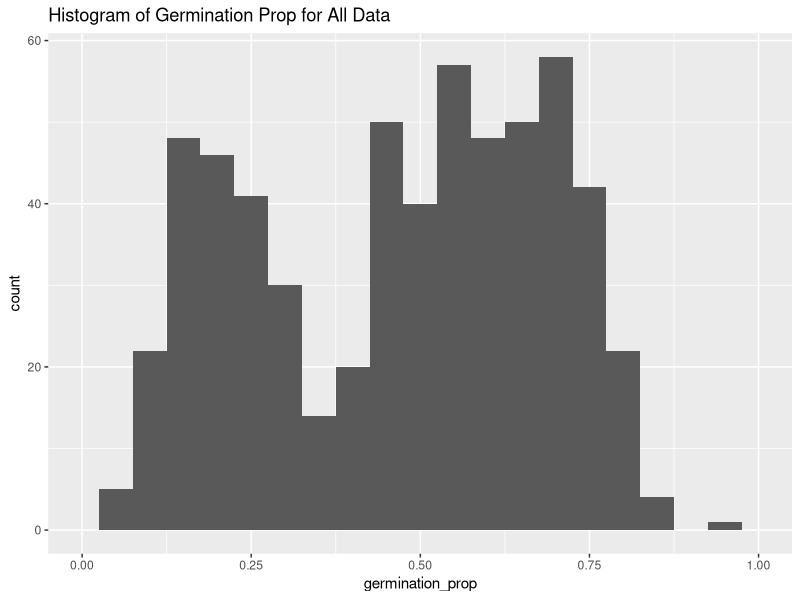
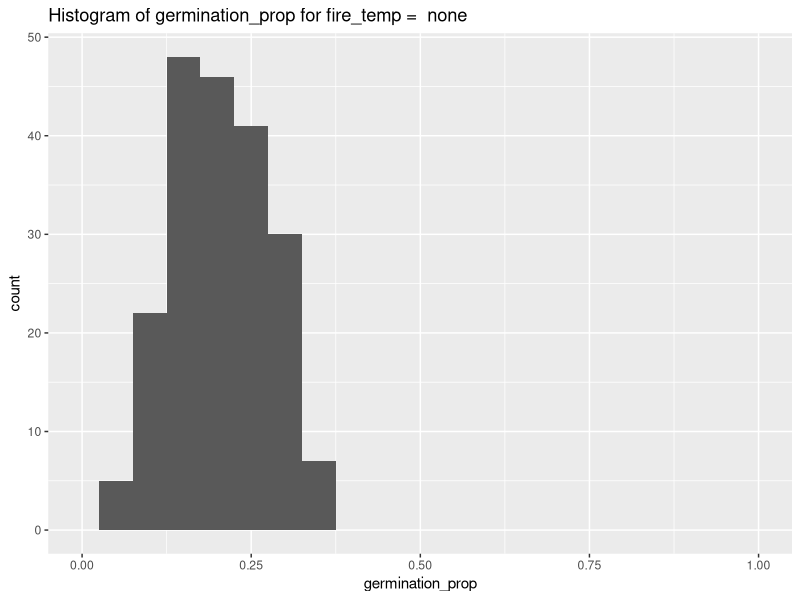
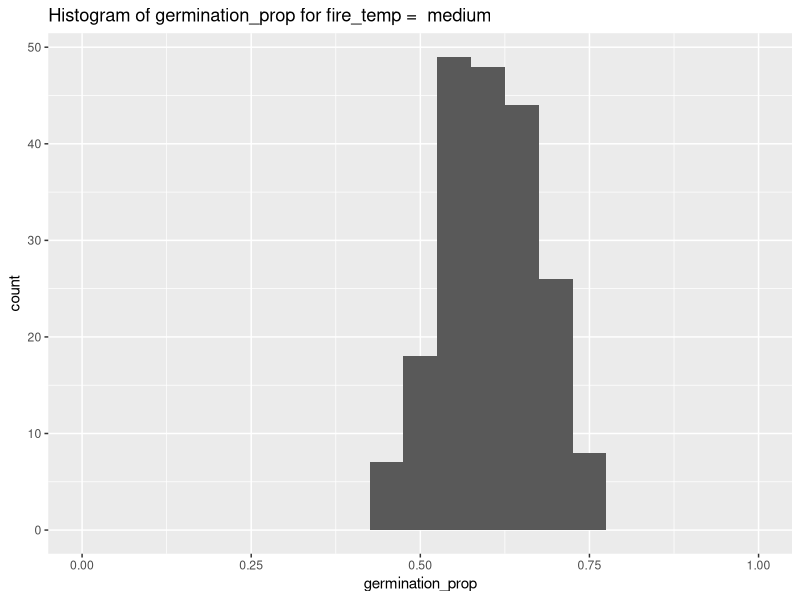
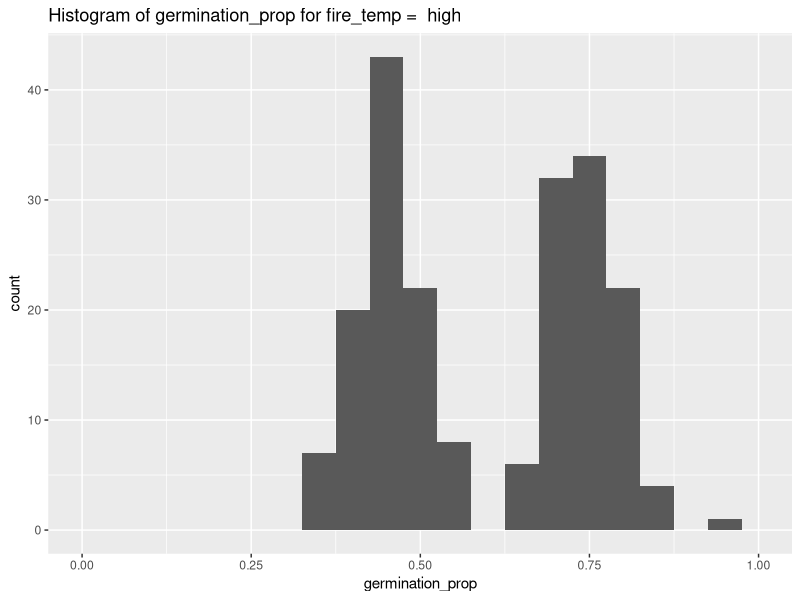
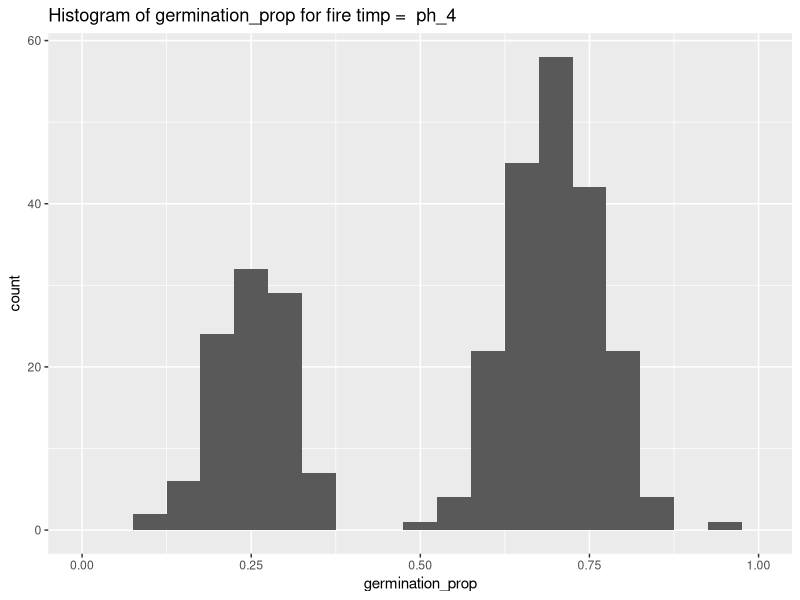
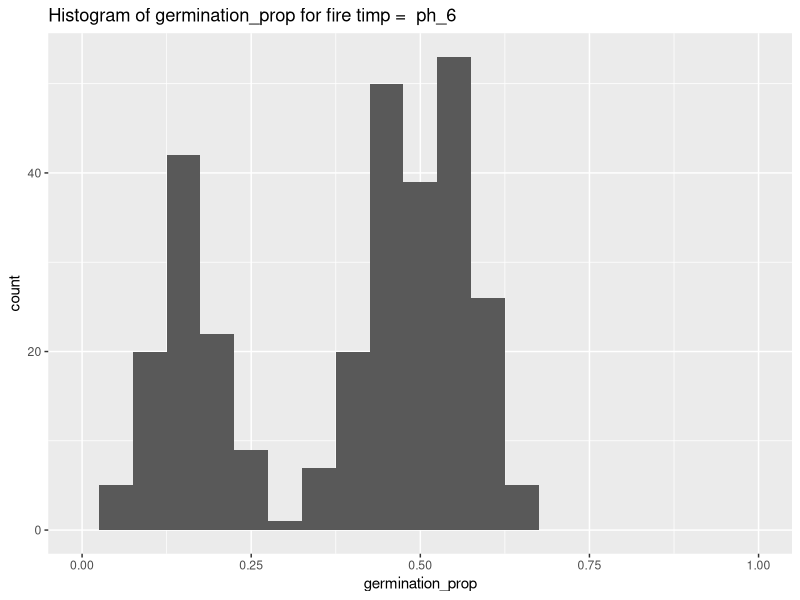
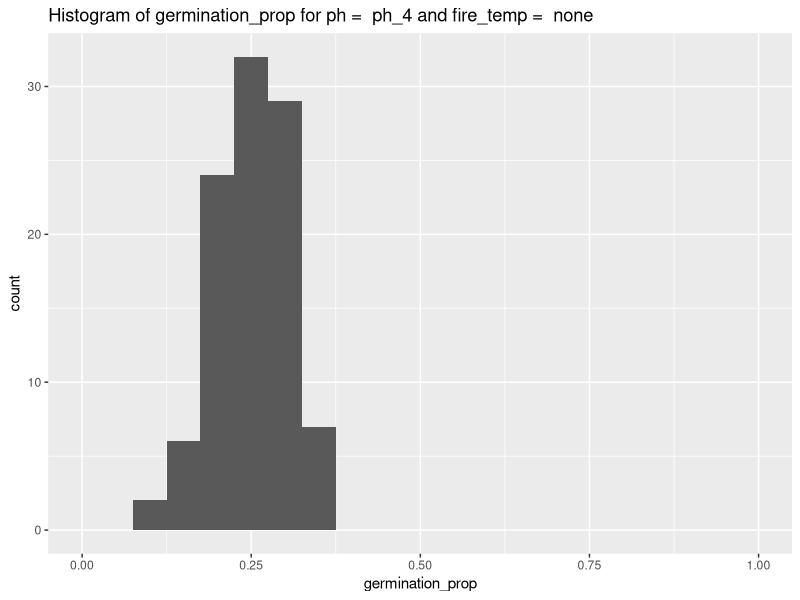
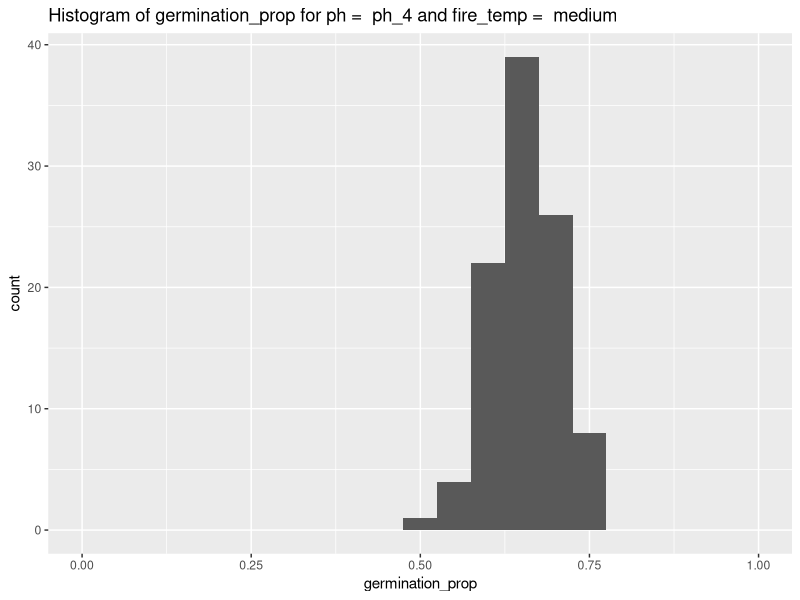

The R source for these figures, in order:

# Load the ggplot2 library
library(ggplot2)

# Read in the CSV file as a dataframe
data <- read.csv("Byblis.csv")

# plot the entire data distruted

total_plot <- ggplot(data, aes(x = germination_prop)) +
    geom_histogram(binwidth = 0.05) +
    labs(title = "Histogram of Germination Prop for All Data") +
    scale_x_continuous(limits = c(0, 1))

ggsave(paste("over_dist/", "plots/", "Overall Data.png"))



# Get unique values of fire_temp
fire_temps <- unique(data$fire_temp)

# Loop through each unique fire_temp value
for (i in fire_temps) {
    # Create a histogram plot for germination_prop values for each fire_temp value
    fire_plot <- ggplot(data[data$fire_temp == i, ], aes(x = germination_prop)) +
        geom_histogram(binwidth = 0.05) +
        labs(title = paste("Histogram of germination_prop for fire_temp = ", i)) +
        scale_x_continuous(limits = c(0, 1))

    # Save the plot as an image file
    ggsave(paste("indi_dist/", "plots/", 'Fire Temp = ', i, '.png'))
}

# Get unique values of pH_level
pH_values <- unique(data$pH_level)

# Loop through each unique pH_level value
for (i in pH_values) {
    # Create a histogram plot for germination_prop values for each pH_level value
    pH_plot <- ggplot(data[data$pH_level == i, ], aes(x = germination_prop)) +
        geom_histogram(binwidth = 0.05) +
        labs(title = paste("Histogram of germination_prop for fire timp = ", i)) +
        scale_x_continuous(limits = c(0, 1))

    # Save the plot as an image file
    ggsave(paste("indi_dist/", "plots/", 'pH = ', i, '.png'))
}

# Get unique combinations of pH_level and fire_temp
unique_combinations <- data.frame(unique(data[c("pH_level", "fire_temp")]))

# Loop through each unique combination
for (i in 1:nrow(unique_combinations)) {
    # Subset the data based on the current combination
    subset <- data[(data$pH_level == unique_combinations[i,1]),]
    subset <- na.omit(subset[(data$fire_temp == unique_combinations[i,2]),])
    
    # Create a histogram plot for germination_prop values for the current combination
    combo_plot <- ggplot(subset, aes(x = germination_prop)) +
        geom_histogram(binwidth = 0.05) +
        labs(title = paste("Histogram of germination_prop for ph = ", 
            unique_combinations[i,1], 
            "and fire_temp = ", 
            unique_combinations[i,2])) +
        scale_x_continuous(limits = c(0,1))

    # Save the plot as an image file
    ggsave(paste0("indi_dist/", "plots/", 
        "ph = ", unique_combinations[i,1],
        " fire_temp = ", unique_combinations[i,2], '.png'))
}
